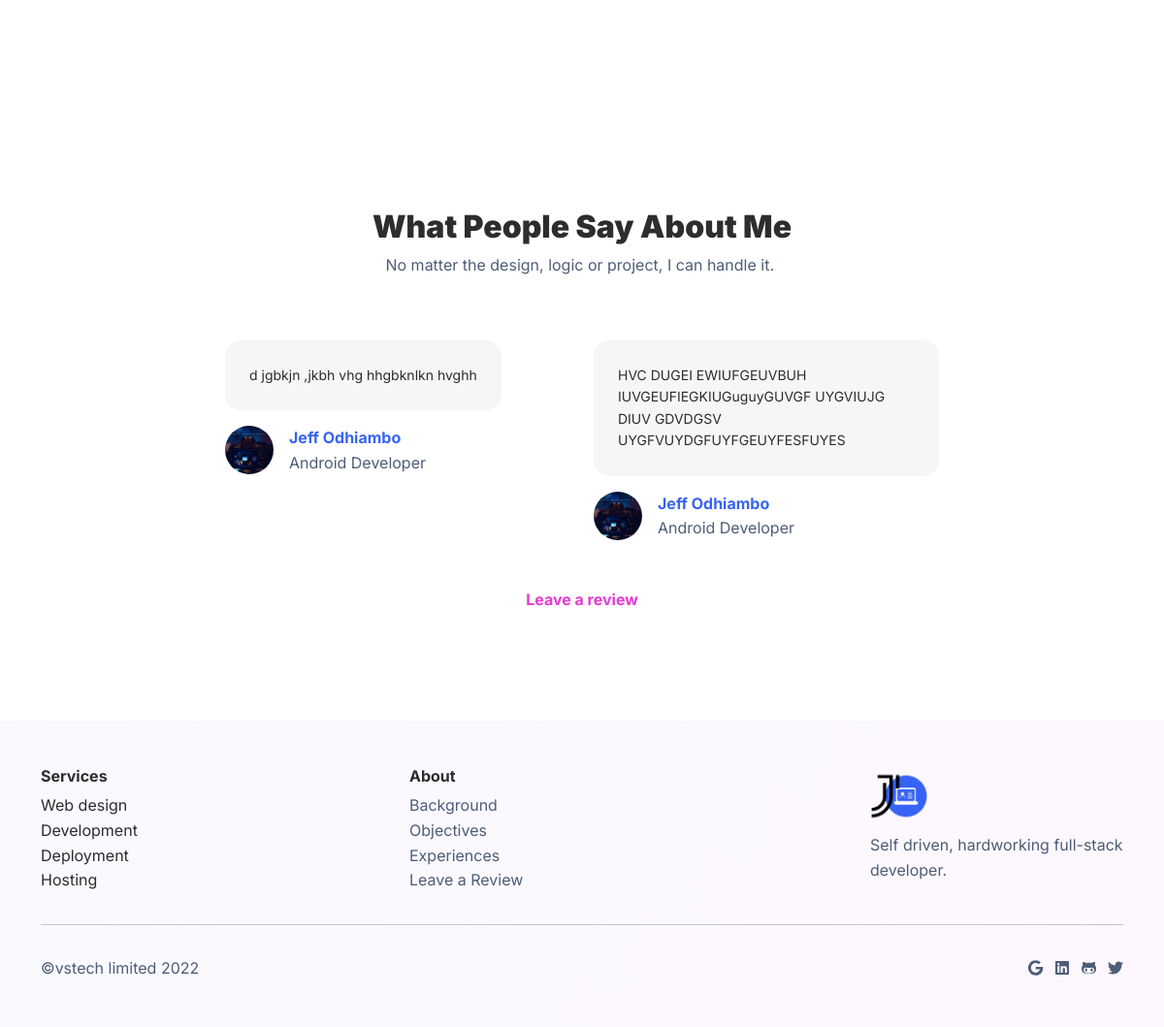
/ (lower part), run on an earlier commit of the app's database.
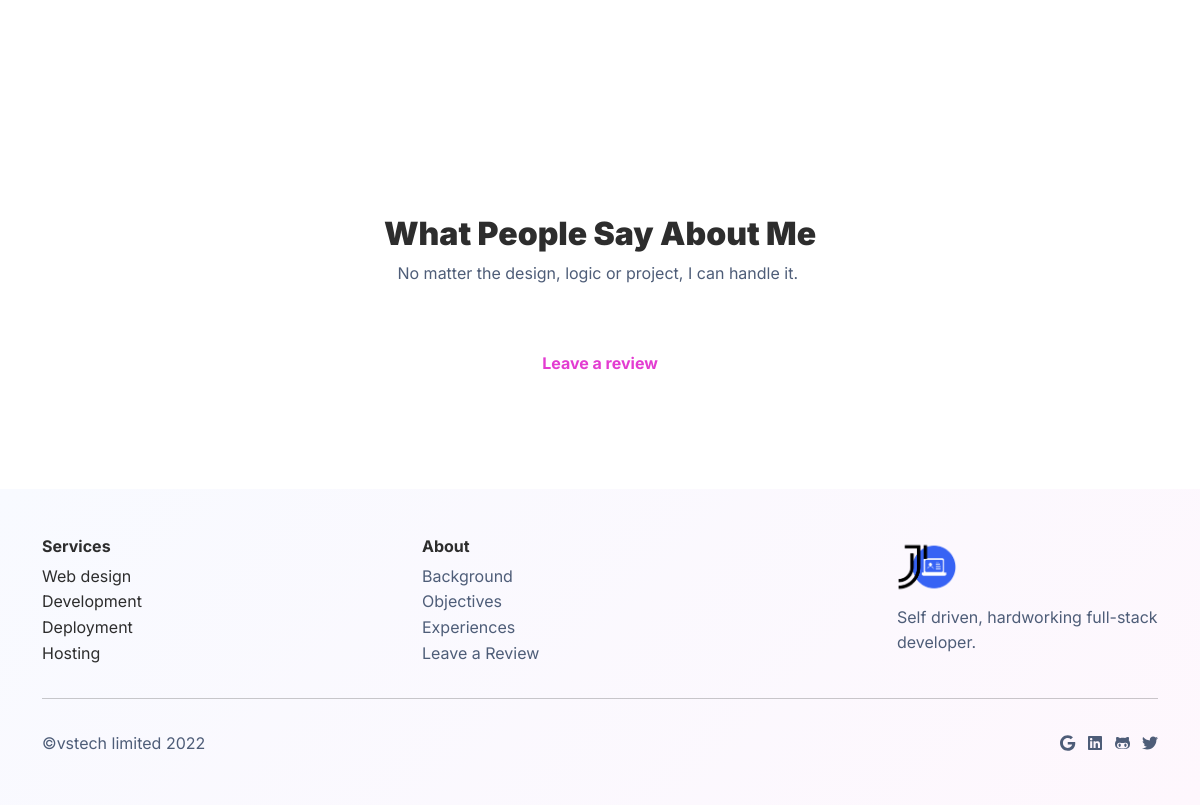
And on a later commit of the database.
### base/models.py (models this page shows, shortened)
class Review(models.Model):
    name = models.CharField(max_length=50)
    image = models.ImageField(upload_to='reviews/', null=True, blank=True)
    position = models.CharField(max_length=50)
    message = models.TextField()
    date = models.DateTimeField(auto_now_add=True)
    class Meta:
        verbose_name_plural = 'Reviews'
        ordering = ['-date']

### base/views.py (the view)
# urls.py: path('', views.index, name='index'),
def index(request):
    reviews = Review.objects.all()
    context = {
        'reviews': reviews,
    }
    return render(request,'index.html', context)

### templates/index.html (shortened to what this page needs)
{% extends 'base.html' %}
{% load static %}
{% block content %}
<section>
    <div class="container py-5"><div class="mx-auto" style="max-width: 900px;">
        <div class="row row-cols-1 row-cols-md-2 d-flex justify-content-center">
        </div>
    </div>
</div>
</section>
<section class="py-5 mt-5">
    <div class="container py-5">
        <div class="row mb-5">
            <div class="col-md-8 col-xl-6 text-center mx-auto">
                <h2 class="fw-bold"><strong>What People Say About Me</strong></h2>
                <p class="text-muted w-lg-50">No matter the design, logic or project, I can handle it.&nbsp;</p>
            </div>
        </div>
        {% if reviews %}
        <div class="row row-cols-1 row-cols-sm-2 row-cols-lg-3 d-sm-flex justify-content-sm-center">
            {% for review in reviews %}
            <div class="col mb-4">
                <div class="d-flex flex-column align-items-center align-items-sm-start">
                    <p class="bg-light border rounded border-light small p-4">{{review.message|truncatechars:100}}</p>
                    <div class="d-flex">
                        <img class="rounded-circle flex-shrink-0 me-3 fit-cover" width="50" height="50" src="{% if review.image %}{{review.image.url}}{% else %}{% static 'assets/img/products/1.png' %}{% endif %}">
                        <div>
                            <p class="fw-bold text-primary mb-0">{{review.name}}</p>
                            <p class="text-muted mb-0">{{review.position}}</p>
                        </div>
                    </div>
                </div>
            </div>
            {% endfor %}
        </div>
        {% endif %}
        <a href="{% url 'leave_review' %}" class="nav-link mt-4 text-secondary fw-bold"><p class="text-center">Leave a review</p></a>
    </div>
</section>
{% endblock %}

What changed in the data, as far as the page shows it:
removed Review: message "d jgbkjn ,jkbh vhg hhgbknlkn hvghh", name "Jeff Odhiambo", position "Android Developer"
removed Review: message "HVC DUGEI EWIUFGEUVBUH IUVGEUFIEGKIUGuguyGUVGF UYGVIUJG DIUV GDVDGSV UYGFVUYDGFUYFGEUYFESFUYES", image (picture), name "Jeff Odhiambo", position "Android Developer"
